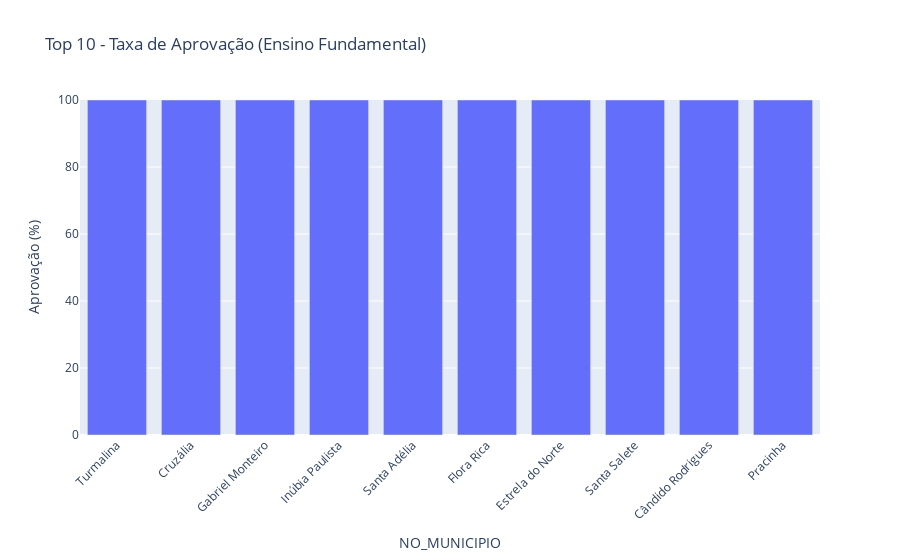
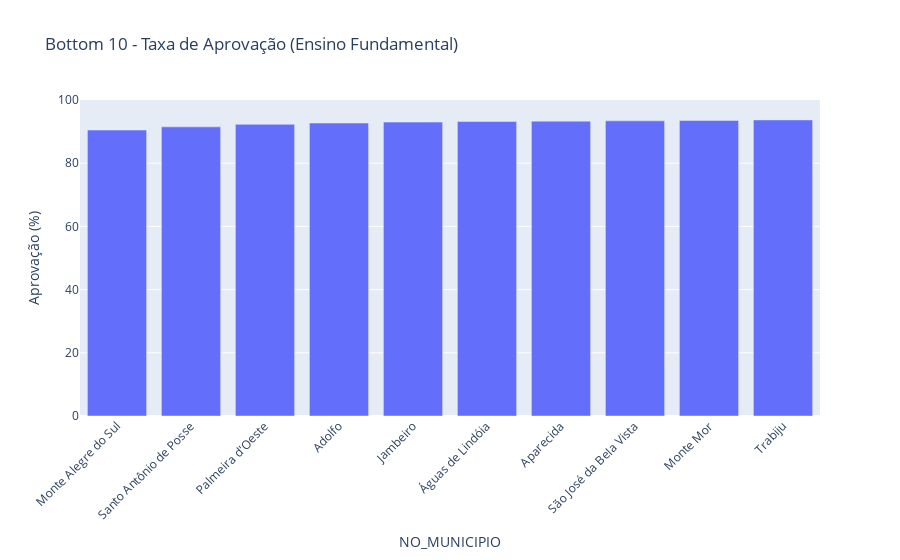
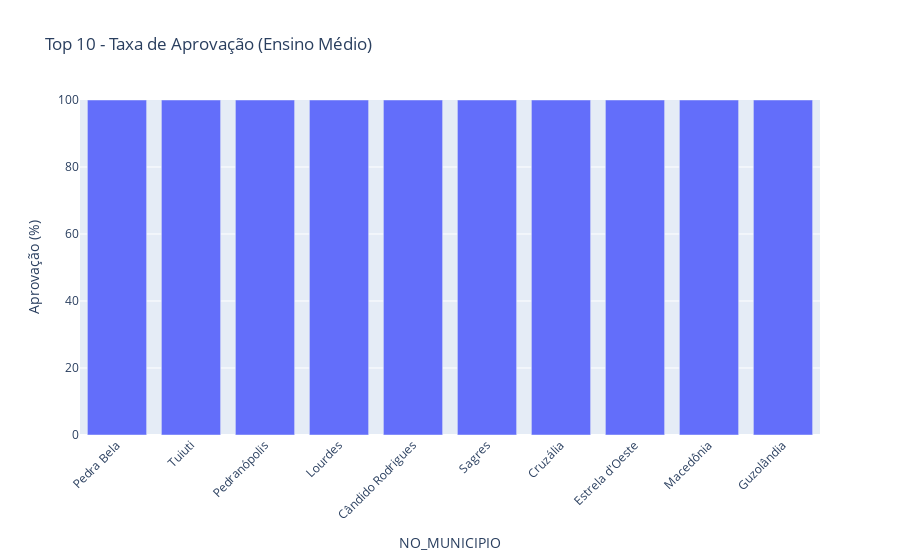
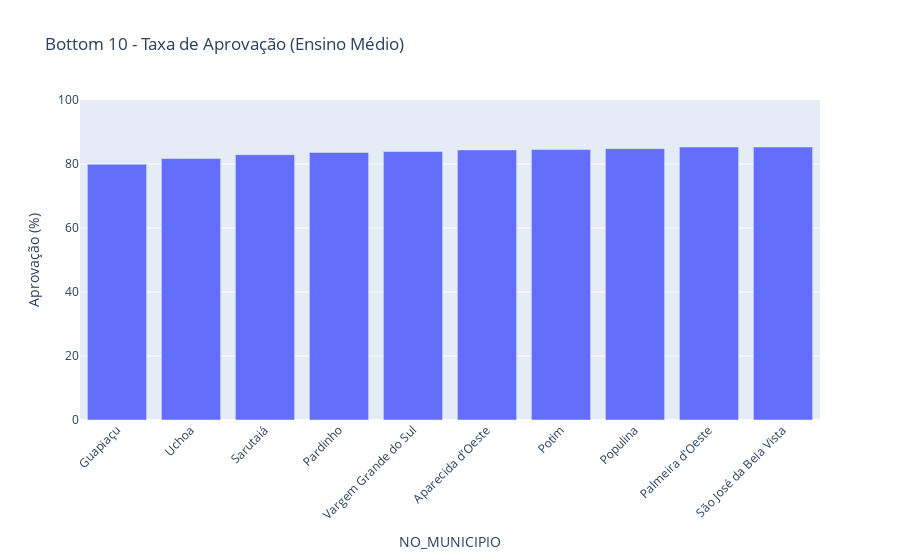

The notebook cell saved with these charts, in order:
### Code cell
# garantir que df_mun_clean exista
df_mun_clean = df_mun.compute()

# Colunas principais confirmadas
aprov_fun_col = "1_CAT_FUN"
aprov_med_col = "1_CAT_MED"

# Segurança: verificar presença das colunas
for col in (aprov_fun_col, aprov_med_col):
    if col not in df_mun_clean.columns:
        raise KeyError(f"Coluna esperada não encontrada: {col}")

# --- Top/Bottom para Ensino Fundamental (1_CAT_FUN)
top10_fun = df_mun_clean.sort_values(by=aprov_fun_col, ascending=False).head(10)
bottom10_fun = df_mun_clean.sort_values(by=aprov_fun_col, ascending=True).head(10)

print("Top 10 - Aprovação (Ensino Fundamental):")
display(top10_fun[["CO_MUNICIPIO", "NO_MUNICIPIO", aprov_fun_col]])

print("\nBottom 10 - Aprovação (Ensino Fundamental):")
display(bottom10_fun[["CO_MUNICIPIO", "NO_MUNICIPIO", aprov_fun_col]])

# Plot – Top 10 Fundamental
fig = px.bar(
    top10_fun,
    x="NO_MUNICIPIO",
    y=aprov_fun_col,
    title="Top 10 - Taxa de Aprovação (Ensino Fundamental)",
    labels={aprov_fun_col: "Aprovação (%)"}
)
fig.update_layout(
    xaxis_tickangle=-45,
    yaxis=dict(range=[0, 100])
)
fig.show()

# Plot – Bottom 10 Fundamental
fig = px.bar(
    bottom10_fun,
    x="NO_MUNICIPIO",
    y=aprov_fun_col,
    title="Bottom 10 - Taxa de Aprovação (Ensino Fundamental)",
    labels={aprov_fun_col: "Aprovação (%)"}
)
fig.update_layout(
    xaxis_tickangle=-45,
    yaxis=dict(range=[0, 100])
)
fig.show()


# --- Top/Bottom para Ensino Médio (1_CAT_MED)
top10_med = df_mun_clean.sort_values(by=aprov_med_col, ascending=False).head(10)
bottom10_med = df_mun_clean.sort_values(by=aprov_med_col, ascending=True).head(10)

print("Top 10 - Aprovação (Ensino Médio):")
display(top10_med[["CO_MUNICIPIO", "NO_MUNICIPIO", aprov_med_col]])

print("\nBottom 10 - Aprovação (Ensino Médio):")
display(bottom10_med[["CO_MUNICIPIO", "NO_MUNICIPIO", aprov_med_col]])

# Plot – Top 10 Médio
fig = px.bar(
    top10_med,
    x="NO_MUNICIPIO",
    y=aprov_med_col,
    title="Top 10 - Taxa de Aprovação (Ensino Médio)",
    labels={aprov_med_col: "Aprovação (%)"}
)
fig.update_layout(
    xaxis_tickangle=-45,
    yaxis=dict(range=[0, 100])
)
fig.show()

# Plot – Bottom 10 Médio
fig = px.bar(
    bottom10_med,
    x="NO_MUNICIPIO",
    y=aprov_med_col,
    title="Bottom 10 - Taxa de Aprovação (Ensino Médio)",
    labels={aprov_med_col: "Aprovação (%)"}
)
fig.update_layout(
    xaxis_tickangle=-45,
    yaxis=dict(range=[0, 100])
)
fig.show()

### Figure 1 — Plotly figure (JSON) as saved in the notebook; plotly's stock layout.template omitted (floating-point values rounded to 4 significant figures)
{"data": [{"hovertemplate": "NO_MUNICIPIO=%{x}<br>Aprovação (%)=%{y}<extra></extra>", "legendgroup": "", "marker": {"color": "#636efa", "pattern": {"shape": ""}}, "name": "", "orientation": "v", "showlegend": false, "textposition": "auto", "type": "bar", "x": ["Turmalina", "Cruzália", "Gabriel Monteiro", "Inúbia Paulista", "Santa Adélia", "Flora Rica", "Estrela do Norte", "Santa Salete", "Cândido Rodrigues", "Pracinha"], "xaxis": "x", "y": [100.0, 100.0, 100.0, 100.0, 100.0, 100.0, 100.0, 100.0, 100.0, 100.0], "yaxis": "y"}], "layout": {"barmode": "relative", "legend": {"tracegroupgap": 0}, "title": {"text": "Top 10 - Taxa de Aprovação (Ensino Fundamental)"}, "xaxis": {"anchor": "y", "domain": [0, 1], "tickangle": -45, "title": {"text": "NO_MUNICIPIO"}}, "yaxis": {"anchor": "x", "domain": [0, 1], "range": [0, 100], "title": {"text": "Aprovação (%)"}}}}

### Figure 2 — Plotly figure (JSON) as saved in the notebook; plotly's stock layout.template omitted (floating-point values rounded to 4 significant figures)
{"data": [{"hovertemplate": "NO_MUNICIPIO=%{x}<br>Aprovação (%)=%{y}<extra></extra>", "legendgroup": "", "marker": {"color": "#636efa", "pattern": {"shape": ""}}, "name": "", "orientation": "v", "showlegend": false, "textposition": "auto", "type": "bar", "x": ["Monte Alegre do Sul", "Santo Antônio de Posse", "Palmeira d'Oeste", "Adolfo", "Jambeiro", "Águas de Lindóia", "Aparecida", "São José da Bela Vista", "Monte Mor", "Trabiju"], "xaxis": "x", "y": [90.5, 91.5, 92.3, 92.7, 93.0, 93.2, 93.3, 93.4, 93.5, 93.7], "yaxis": "y"}], "layout": {"barmode": "relative", "legend": {"tracegroupgap": 0}, "title": {"text": "Bottom 10 - Taxa de Aprovação (Ensino Fundamental)"}, "xaxis": {"anchor": "y", "domain": [0, 1], "tickangle": -45, "title": {"text": "NO_MUNICIPIO"}}, "yaxis": {"anchor": "x", "domain": [0, 1], "range": [0, 100], "title": {"text": "Aprovação (%)"}}}}

### Figure 3 — Plotly figure (JSON) as saved in the notebook; plotly's stock layout.template omitted (floating-point values rounded to 4 significant figures)
{"data": [{"hovertemplate": "NO_MUNICIPIO=%{x}<br>Aprovação (%)=%{y}<extra></extra>", "legendgroup": "", "marker": {"color": "#636efa", "pattern": {"shape": ""}}, "name": "", "orientation": "v", "showlegend": false, "textposition": "auto", "type": "bar", "x": ["Pedra Bela", "Tuiuti", "Pedranópolis", "Lourdes", "Cândido Rodrigues", "Sagres", "Cruzália", "Estrela d'Oeste", "Macedônia", "Guzolândia"], "xaxis": "x", "y": [100.0, 100.0, 100.0, 100.0, 100.0, 100.0, 100.0, 100.0, 100.0, 100.0], "yaxis": "y"}], "layout": {"barmode": "relative", "legend": {"tracegroupgap": 0}, "title": {"text": "Top 10 - Taxa de Aprovação (Ensino Médio)"}, "xaxis": {"anchor": "y", "domain": [0, 1], "tickangle": -45, "title": {"text": "NO_MUNICIPIO"}}, "yaxis": {"anchor": "x", "domain": [0, 1], "range": [0, 100], "title": {"text": "Aprovação (%)"}}}}

### Figure 4 — Plotly figure (JSON) as saved in the notebook; plotly's stock layout.template omitted (floating-point values rounded to 4 significant figures)
{"data": [{"hovertemplate": "NO_MUNICIPIO=%{x}<br>Aprovação (%)=%{y}<extra></extra>", "legendgroup": "", "marker": {"color": "#636efa", "pattern": {"shape": ""}}, "name": "", "orientation": "v", "showlegend": false, "textposition": "auto", "type": "bar", "x": ["Guapiaçu", "Uchoa", "Sarutaiá", "Pardinho", "Vargem Grande do Sul", "Aparecida d'Oeste", "Potim", "Populina", "Palmeira d'Oeste", "São José da Bela Vista"], "xaxis": "x", "y": [79.9, 81.7, 82.9, 83.6, 83.9, 84.4, 84.5, 84.8, 85.3, 85.3], "yaxis": "y"}], "layout": {"barmode": "relative", "legend": {"tracegroupgap": 0}, "title": {"text": "Bottom 10 - Taxa de Aprovação (Ensino Médio)"}, "xaxis": {"anchor": "y", "domain": [0, 1], "tickangle": -45, "title": {"text": "NO_MUNICIPIO"}}, "yaxis": {"anchor": "x", "domain": [0, 1], "range": [0, 100], "title": {"text": "Aprovação (%)"}}}}
